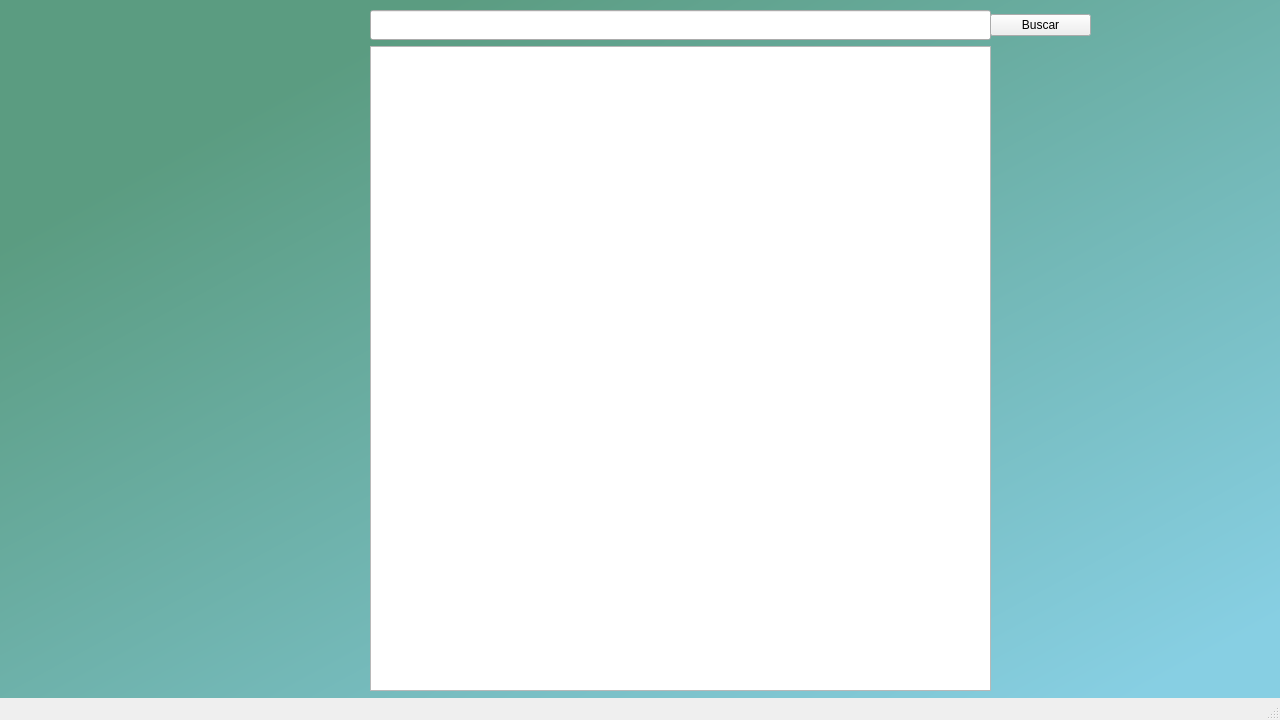
<?xml version="1.0" encoding="UTF-8"?>
<ui version="4.0">
 <class>VentanaResumenVeterinario</class>
 <widget class="QMainWindow" name="VentanaResumenVeterinario">
  <property name="geometry">
   <rect>
    <x>0</x>
    <y>0</y>
    <width>1280</width>
    <height>720</height>
   </rect>
  </property>
  <property name="minimumSize">
   <size>
    <width>1280</width>
    <height>720</height>
   </size>
  </property>
  <property name="maximumSize">
   <size>
    <width>1280</width>
    <height>720</height>
   </size>
  </property>
  <property name="windowTitle">
   <string>MainWindow</string>
  </property>
  <property name="styleSheet">
   <string notr="true">QWidget#centralwidget{
background-color: qlineargradient(spread:pad, x1:0, y1:0, x2:1, y2:1, stop:0.176136 rgba(91, 156, 129, 255), stop:0.943182 rgba(135, 207, 227, 255));
}</string>
  </property>
  <widget class="QWidget" name="centralwidget">
   <property name="styleSheet">
    <string notr="true">p</string>
   </property>
   <widget class="QWidget" name="verticalLayoutWidget">
    <property name="geometry">
     <rect>
      <x>370</x>
      <y>0</y>
      <width>621</width>
      <height>701</height>
     </rect>
    </property>
    <layout class="QVBoxLayout" name="verticalLayout" stretch="3,0,0">
     <property name="topMargin">
      <number>10</number>
     </property>
     <property name="bottomMargin">
      <number>10</number>
     </property>
     <item>
      <widget class="QLineEdit" name="lineEdit">
       <property name="sizePolicy">
        <sizepolicy hsizetype="Expanding" vsizetype="Fixed">
         <horstretch>0</horstretch>
         <verstretch>0</verstretch>
        </sizepolicy>
       </property>
       <property name="minimumSize">
        <size>
         <width>0</width>
         <height>30</height>
        </size>
       </property>
       <property name="styleSheet">
        <string notr="true">font: 10pt &quot;MS Shell Dlg 2&quot;;</string>
       </property>
       <property name="text">
        <string/>
       </property>
       <property name="alignment">
        <set>Qt::AlignCenter</set>
       </property>
      </widget>
     </item>
     <item>
      <layout class="QHBoxLayout" name="horizontalLayout_3"/>
     </item>
     <item>
      <widget class="QTextEdit" name="textEdit">
       <property name="styleSheet">
        <string notr="true"/>
       </property>
      </widget>
     </item>
    </layout>
   </widget>
   <widget class="QWidget" name="verticalLayoutWidget_2">
    <property name="geometry">
     <rect>
      <x>990</x>
      <y>0</y>
      <width>101</width>
      <height>51</height>
     </rect>
    </property>
    <layout class="QVBoxLayout" name="verticalLayout_2">
     <property name="spacing">
      <number>6</number>
     </property>
     <property name="topMargin">
      <number>0</number>
     </property>
     <item>
      <widget class="QPushButton" name="BotonBuscar">
       <property name="text">
        <string>Buscar</string>
       </property>
      </widget>
     </item>
    </layout>
   </widget>
  </widget>
  <widget class="QStatusBar" name="statusbar"/>
 </widget>
 <resources/>
 <connections/>
</ui>
